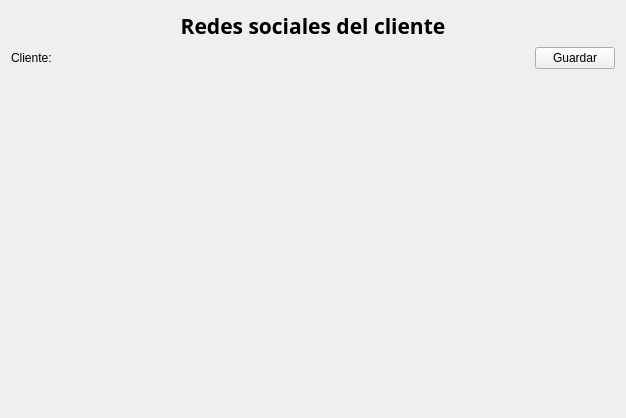
<?xml version="1.0" encoding="UTF-8"?>
<ui version="4.0">
 <class>UsernamesSocials</class>
 <widget class="QWidget" name="UsernamesSocials">
  <property name="geometry">
   <rect>
    <x>0</x>
    <y>0</y>
    <width>626</width>
    <height>418</height>
   </rect>
  </property>
  <property name="windowTitle">
   <string>Form</string>
  </property>
  <layout class="QVBoxLayout" name="verticalLayout">
   <item>
    <widget class="QLabel" name="label_13">
     <property name="maximumSize">
      <size>
       <width>16777215</width>
       <height>60</height>
      </size>
     </property>
     <property name="font">
      <font>
       <family>Oswald</family>
       <pointsize>16</pointsize>
       <bold>true</bold>
      </font>
     </property>
     <property name="styleSheet">
      <string notr="true">font-size: 16pt;</string>
     </property>
     <property name="text">
      <string>Redes sociales del cliente</string>
     </property>
     <property name="alignment">
      <set>Qt::AlignCenter</set>
     </property>
    </widget>
   </item>
   <item>
    <layout class="QHBoxLayout" name="horizontalLayout_14">
     <item>
      <widget class="QLabel" name="lb_cliente_name">
       <property name="maximumSize">
        <size>
         <width>16777215</width>
         <height>60</height>
        </size>
       </property>
       <property name="text">
        <string>Cliente: </string>
       </property>
      </widget>
     </item>
     <item>
      <spacer name="horizontalSpacer_7">
       <property name="orientation">
        <enum>Qt::Horizontal</enum>
       </property>
       <property name="sizeHint" stdset="0">
        <size>
         <width>40</width>
         <height>20</height>
        </size>
       </property>
      </spacer>
     </item>
     <item>
      <widget class="QPushButton" name="bt_save_usernames">
       <property name="cursor">
        <cursorShape>PointingHandCursor</cursorShape>
       </property>
       <property name="text">
        <string>Guardar</string>
       </property>
       <property name="icon">
        <iconset>
         <normaloff>images/save.svg</normaloff>images/save.svg</iconset>
       </property>
       <property name="iconSize">
        <size>
         <width>32</width>
         <height>32</height>
        </size>
       </property>
      </widget>
     </item>
    </layout>
   </item>
   <item>
    <layout class="QVBoxLayout" name="verticalLySocials"/>
   </item>
   <item>
    <spacer name="verticalSpacer_7">
     <property name="orientation">
      <enum>Qt::Vertical</enum>
     </property>
     <property name="sizeHint" stdset="0">
      <size>
       <width>20</width>
       <height>312</height>
      </size>
     </property>
    </spacer>
   </item>
  </layout>
 </widget>
 <resources/>
 <connections/>
</ui>
